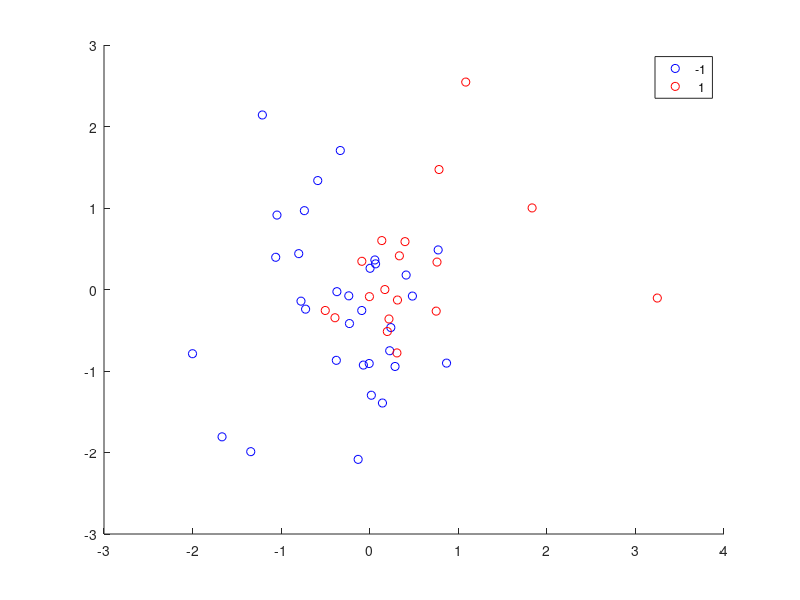

Here is the MATLAB script that generated this plot: (Note: this script raises an error after producing the figure.)
beta=[1;2];n=50;p=2;
X=normrnd(0,1,n,p);b=-0.5;
score=b+X*beta+normrnd(0,2,[n,1]);
y=zeros(n,1);
y(score >=0)=1;y(score < 0)=-1;
gscatter(X(:,1),X(:,2),y,'br');
C=2;
[w,b]=svm_nonseparable(X,y,C);
A=[min(X(:,1)) max(X(:,1))];
B=[(-b-w(1)*min(X(:,1)))/w(2) (-b-w(1)*max(X(:,1)))/w(2)];
hold on
line(A,B);
